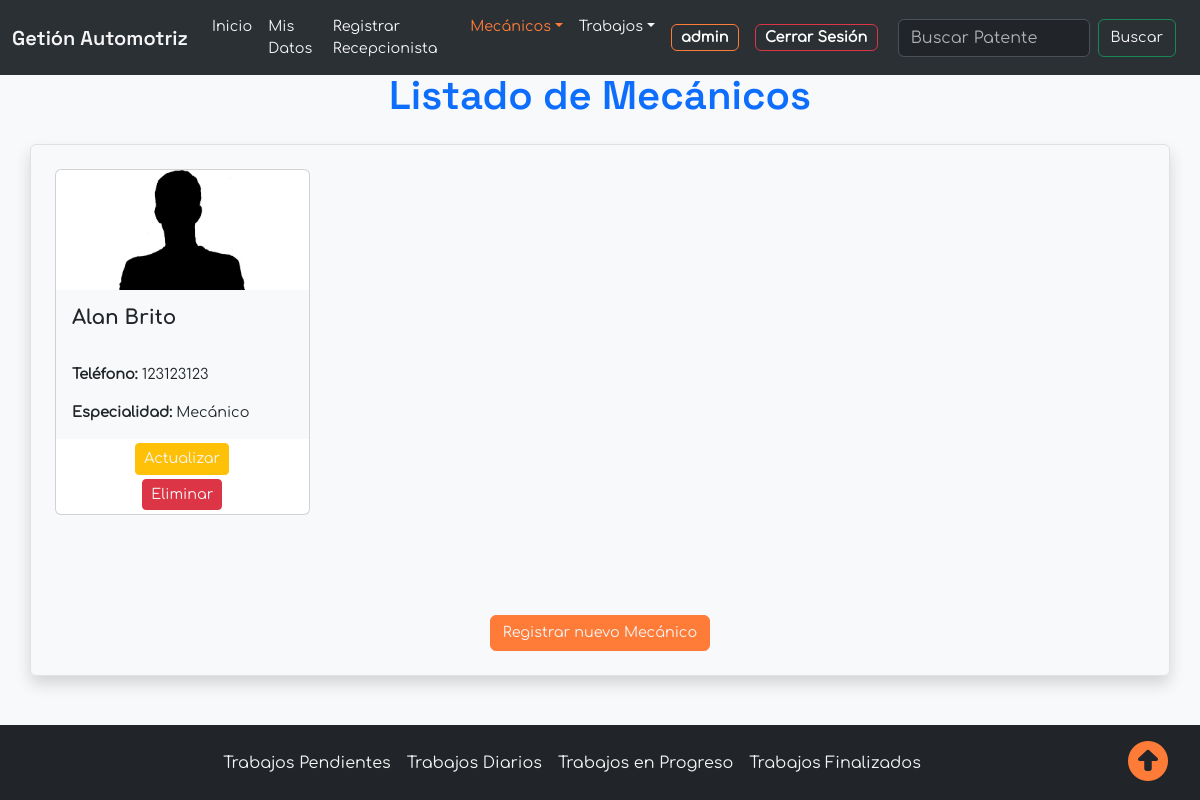
The page /list_mechanic/ (signed in) on the database its author committed.
### Management/models.py (models this page shows, shortened)
class Mechanic(models.Model):
    SPECIALTY_CHOICES = (
        ('Mecánico', 'Mecánico'),
        ('Eléctrico', 'Eléctrico'),
    )
    first_name = models.CharField(max_length=100)
    last_name = models.CharField(max_length=100)
    phone = models.CharField(max_length=9,
                             validators=[
                                MaxLengthValidator(limit_value=9)
                             ])
    specialty = models.CharField(max_length=50, choices=SPECIALTY_CHOICES, blank=True)
    image = models.ImageField(upload_to='mechanics/', default="mechanics/foto_personal.jpg")

### Management/views.py (the view)
# urls.py: path('list_mechanic/', views.list_mechanic ,name='list_mechanic'),
@login_required
@recepcionist_required
def list_mechanic(request):
    mechanic = Mechanic.objects.all()
    error =  'No existen Mecánicos'
    return render(request, 'list_mechanic.html', {
        'list_mechanic':mechanic,
        'error':error
    })

### Management/templates/app/list_mechanic.html (shortened to what this page needs)
{% extends 'base_recepcionist.html' %}
{% load static %}
{% block header %}
    <h1>Listado de Mecánicos</h1>
{% endblock header %}
{% block content %}
<section class="mechanic-list row">
    {% for mechanic in list_mechanic %}
        <article class="col-12 col-sm-6 col-md-4 col-lg-3 col-md-mb-5 mb-5  ">
            <div class="card" style="">
                <img src="{{ mechanic.image.url }}"
                class="card-img-top w-50 mx-auto"
                style="width: 150px; height: 120px;"
                alt="{{ mechanic.first_name }}{{ mechanic.last_name }}">
                <div class="card-body bg-light">
                <h5 class="card-title"><b>{{ mechanic.first_name }} {{ mechanic.last_name }}</b></h5>
                <p class="card-text"><b>Teléfono: </b>{{ mechanic.phone }}</p>
                <p class="card-text"><b>Especialidad: </b>{{ mechanic.specialty }}</p>
            </div>
            <div class="text-center m-1">
                <a class="btn btn-sm btn-warning mx-auto" href="{% url 'update_mechanic' mechanic.id %}">
                    Actualizar
                </a>
                <form action="{% url 'delete_mechanic' mechanic.id %}" method="POST" class="confirm-form">
                    <button class="btn btn-sm btn-danger mt-1 confirm-button" data-action="delete">
                        Eliminar
                    </button>
                </form>
            </div>
        </article>
    {% endfor %}
</section>
    <div class="text-center mx-auto mt-5">
        <a class="btn btn-primary" href="{% url 'register_mechanic' %}">
            Registrar nuevo Mecánico
        </a>
    </div>
    {% endblock content %}

### Management/templates/base/base_recepcionist.html (shortened to what this page needs)
{% extends "base.html" %}
{% load static  %}
{% block nav %}
{% with current_url=request.path %}
<nav class="navbar navbar-dark bg-dark navbar-expand-xl bg-body-tertiary fixed-top" data-bs-theme="dark">
    <div class="container-fluid">
        <a class="navbar-brand" href="#">Getión Automotriz</a>
        <div class="collapse navbar-collapse" id="navbarSupportedContent">
            <ul class="navbar-nav me-auto mb-2 mb-lg-0 mx-auto">
                <li class="nav-item">
                    <a class="nav-link {% if request.path == '/' %}active{% endif %}" aria-current="page"
                    href="{% url 'index' %}">Inicio</a>
                </li>
                {% if user.is_authenticated %}
                <li class="nav-item">
                    <a class="nav-link {% if '/user_data/' in current_url %}active{% endif %}"
                    href="{% url 'user_data' %}">Mis Datos</a>
                </li>
                <li class="nav-item">
                    <a class="nav-link {% if '/register_recepcionist/' in current_url %}active{% endif %}"
                    href="{% url 'register_recepcionist' %}">Registrar Recepcionista</a>
                </li>
                <li class="nav-item dropdown ">
                    <a class="nav-link dropdown-toggle
                    {% if '/list_mechanic/' in current_url or '/register_mechanic/' in current_url %}active{% endif %}"
                    href="#" role="button" data-bs-toggle="dropdown" aria-expanded="false">Mecánicos</a>
                </li>
                <li class="nav-item dropdown">
                    <a class="nav-link dropdown-toggle
                    {% if '/list_jobs_pending/' in current_url or '/list_jobs_diary/' in current_url or '/list_jobs_inprogress/' in current_url or '/list_jobs_completed/' in current_url %}active{% endif %}"
                    href="#" role="button" data-bs-toggle="dropdown" aria-expanded="false">Trabajos</a>
                </li>
            </ul>
            <ul class="navbar-nav mb-2 mb-lg-0 mr-auto">
                <li class="nav-item">
                    <a class="nav-link {% if '/user_data/' in current_url %}active{% endif %}"
                    href="{% url 'user_data' %}">
                        <span class="badge btn btn-outline-primary">{{ user }}</span>
                    </a>
                </li>
                <li class="nav-item">
                    <a class="nav-link {% if '/signout/' in current_url %}active{% endif %}"
                    href="{% url 'signout' %}">
                        <span class="badge btn btn-outline-danger">Cerrar Sesión</span>
                    </a>
                </li>
                {% endif %}
            </ul>
            <nav class="navbar bg-dark navbar-expand-lg bg-body-tertiary ">
                <div class="container-fluid">
                    <form id="search-nav" class="search-patent d-flex mx-auto " role="search"
                    method='GET' action="{% url 'search_patent' %}">
                        <input class="form-control me-2" type="search" placeholder="Buscar Patente" aria-label="Search" name="patent">
                        <button class="btn btn-outline-success" type="submit">
                                Buscar
                        </button>
                    </form>
                </div>
            </nav>
        </div>
    </div>
</nav>
{% endwith %}
{% endblock nav %}
{% block title %}
<section class="title text-primary container text-center mt-5 my-3 flex-shrink-0">
    {% block header %}
    {% endblock header %}
</section>
{% endblock title %}
{% block main %}
<section class="container border rounded shadow p-4 mb-5">
    {% block content %}
    {% endblock content %}
</section>
{% endblock main %}
{% block footer %}
{% with current_url=request.path %}
    <nav class="navbar navbar-dark bg-dark navbar-expand-lg navbar-light bg-light p-3 mt-auto">
        <div class="collapse navbar-collapse" id="navbarNavAltMarkup">
            <div class="navbar-nav mx-auto">
                <a class="nav-link {% if '/list_jobs_pending/' in current_url %}active{% endif %}"
                href="{% url 'list_jobs_pending' %}">Trabajos Pendientes</a>
                <a class="nav-link {% if '/list_jobs_diary/' in current_url %}active{% endif %}"
                href="{% url 'list_jobs_diary' %}">Trabajos Diarios</a>
                <a class="nav-link {% if '/list_jobs_inprogress/' in current_url %}active{% endif %}"
                href="{% url 'list_jobs_inprogress' %}">Trabajos en Progreso</a>
                <a class="nav-link {% if '/list_jobs_completed/' in current_url %}active{% endif %}"
                href="{% url 'list_jobs_completed' %}">Trabajos Finalizados</a>
            </div>
        </div>
        <div class="btn-up mx-auto">
            <a class="navbar-brand" href="#">
                <i class="fa-solid fa-circle-up fs-1"></i>
            </a>
        </div>
    </nav>
{% endwith %}
{% endblock footer %}

### static/css/main.css (style rules this page uses)
body { overflow-y: scroll; font-family: fuenteSecondary !important; }
p, span, .btn, .btn:disabled, li { font-size: 0.9rem !important; }
h5 { font-family: fuenteSecondaryBold; font-weight: 700; }
h1 { color: #ff7c38; font-family: fuentePrincipal !important; }
h2, h3, h4, .navbar-brand { font-family: fuentePrincipal !important; }
.btn-primary { color: whitesmoke !important; background-color: #ff7c38 !important; border-color: #ff7c38 !important; }
.btn, a, i, form button { transition: 0.3s !important; }
button, a { color: whitesmoke !important; }
.btn-outline-primary { border: #ff7c38; border-color: #ff7c38 !important; }
.text-primary { color: #ff7c38 !important; }
.border { border: 1px solid #ff7c38 !important; }
.info-contact span, i { color: #ff7c38; }
#search-nav { top: 54px; }
.navbar .navbar-nav .nav-link.active { color: #ff7c38 !important; }
form { max-width: 1200px; margin: 0 auto; }
.mechanic-list article { height: 350px; }
.mechanic-list article .card .card-title { height: 50px; overflow: hidden; }

### rows shown on the page
Mechanic: image (picture), first_name "Alan", last_name "Brito", phone "123123123", specialty "Mecánico"

### other values the page prints
{{ user }} "admin"
